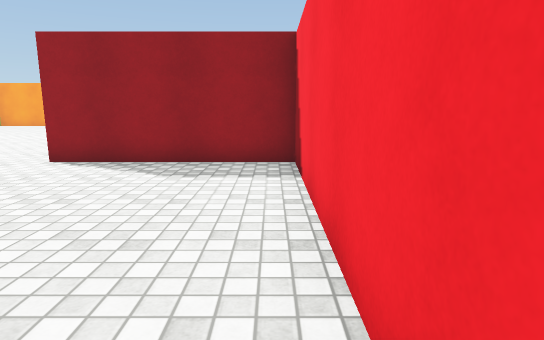
[1] (above)

21 first-person views from a walk through a Unity game level. The camera is 1.3 m above the floor, tilts 10° down and sees 75° across. The floor is counted in squares, 1 m on a side. Each view is taken from the middle of a square. On the plan, view 1 faces up. The plan holds only what a view shows up to about 15 squares ahead; the rest is blank. The place goes on beyond the plan. Surface patterns are stand-ins for the level's own textures.

[2]
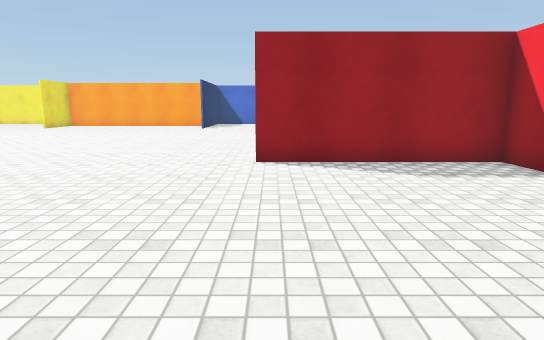

[3]
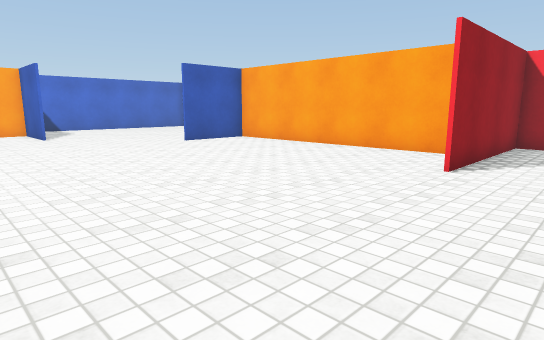

[4]
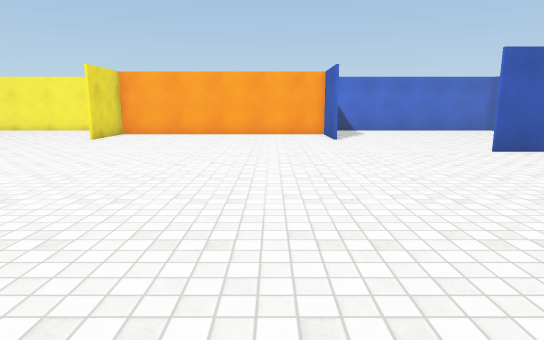

[5]
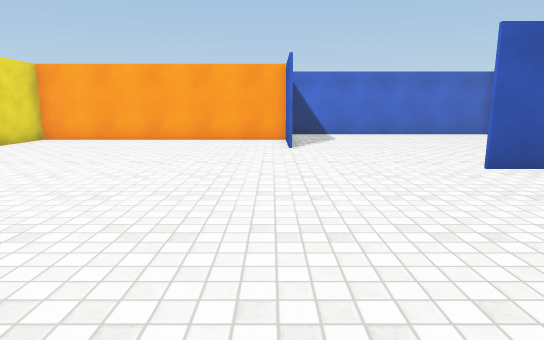

[6]
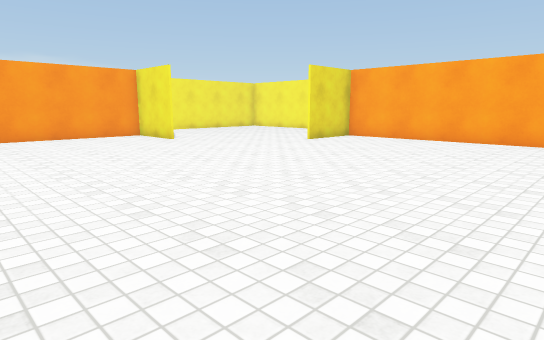

[7]
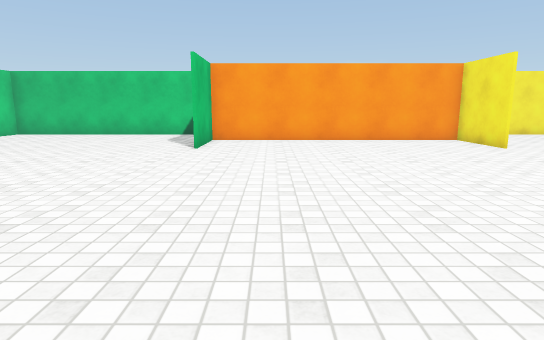

[8]
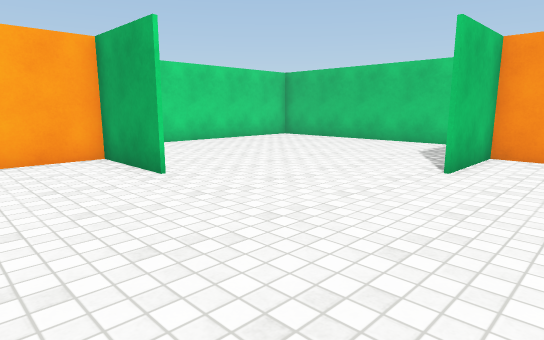

[9]
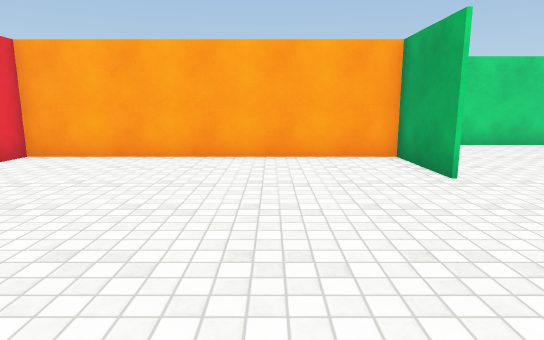

[10]
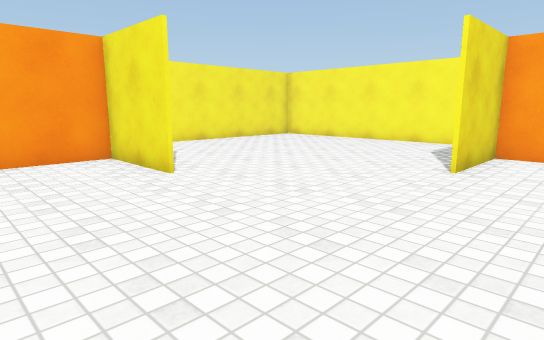

[11]
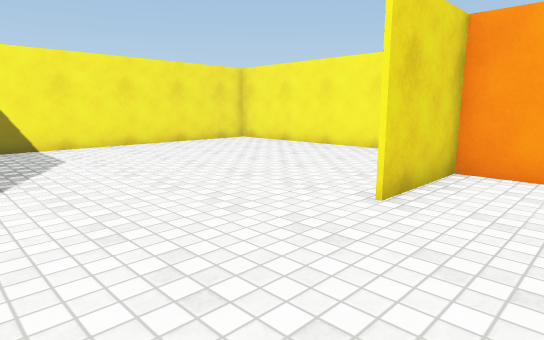

[12]
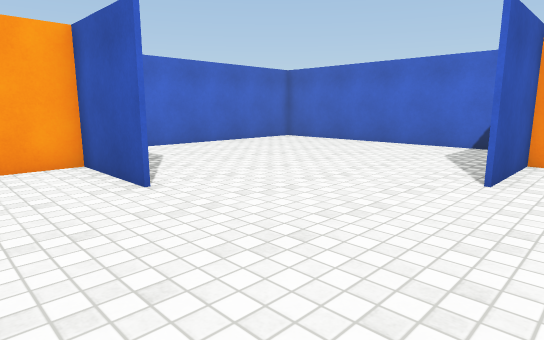

[13]
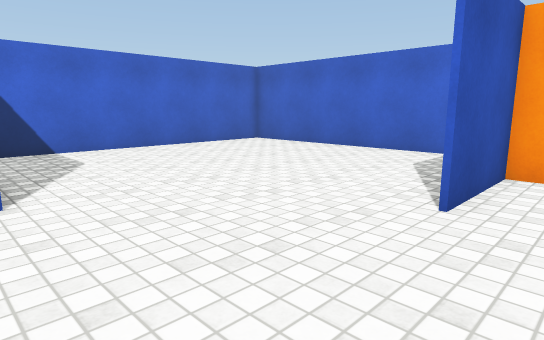

[14]
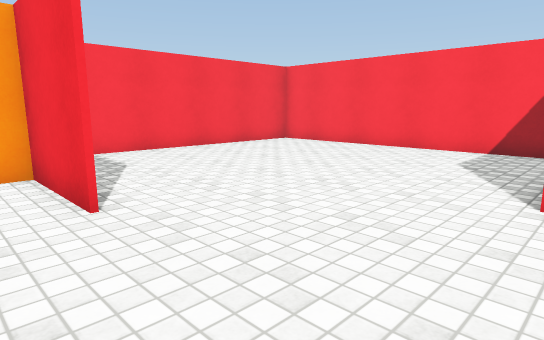

[15]
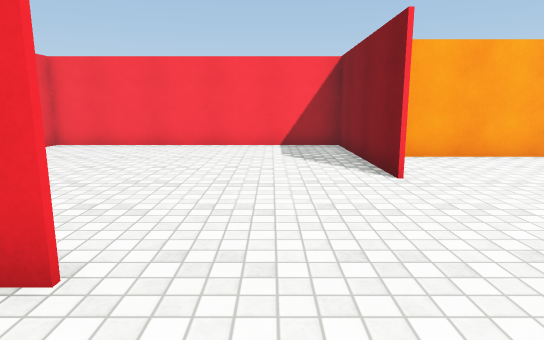

[16]
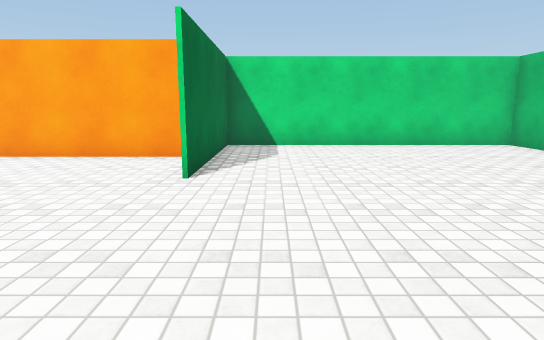

[17]
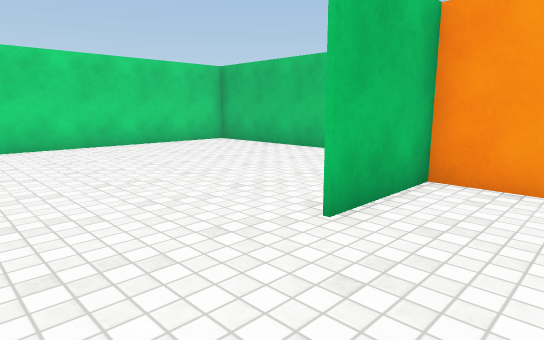

[18]
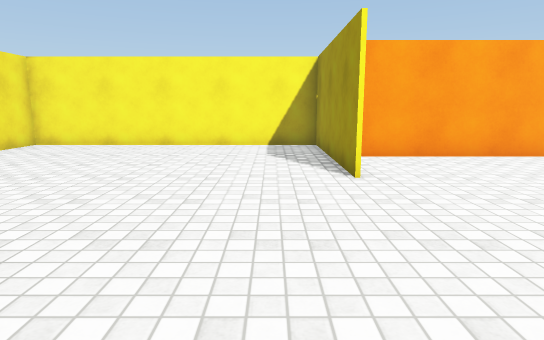

[19]
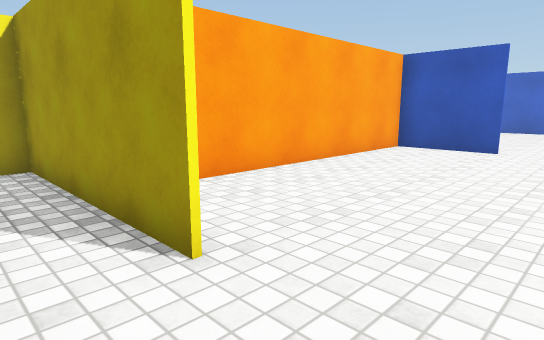

[20]
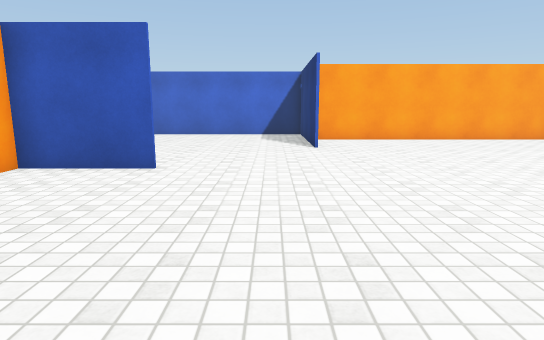

[21]
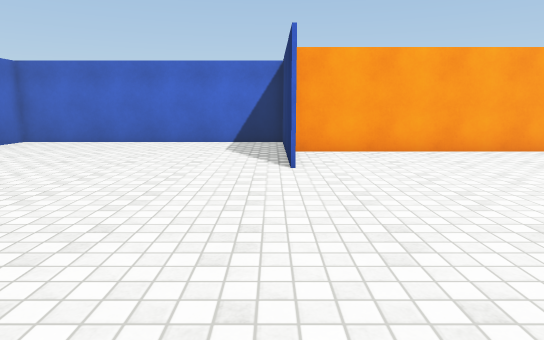

### Floor plan
Points are (right, up) in squares from view 1. A wall is a line through its corners. A room is listed if a view was taken in it or the views show most of it. See-through windows are left out.
Room 1 (views 1, 2, 3, 4, 5, 6, 7, 8, 9, 10, 11, 12, 13, 14, 15, 16, 17, 18, 19, 20, 21)
walls: (-9.4, 22.5) (-9.4, 25.5) (-19.3, 25.5) (-19.3, 22.5); (-5.5, 18.6) (0.6, 18.6) (0.6, 28.5) (-8.5, 28.5); (-19.4, 22.5) (-19.4, 28.5) (-29.3, 28.5) (-29.3, 19.5); (-5.5, 8.6) (-2.4, 8.6) (-2.4, 18.5) (-5.5, 18.5); (-23.4, 18.5) (-26.3, 18.5) (-26.3, 8.6) (-23.4, 8.6); (-9.3, 4.6) (-9.3, -1.4) (0.6, -1.4) (0.6, 8.5) (-5.5, 8.5); (-19.3, 4.6) (-19.3, 1.6) (-9.4, 1.6) (-9.4, 2.5); (-29.3, 6.5) (-29.3, -1.4) (-19.4, -1.4) (-19.4, 4.6)

Where each view was taken, in squares from view 1:
view 1: 0 up, 0 right, facing up
view 2: 0 up, 5 left, facing up
view 3: 6 up, 13 left, facing up-right
view 4: 8 up, 12 left, facing up
view 5: 11 up, 10 left, facing up
view 6: 11 up, 10 left, facing up-left
view 7: 11 up, 12 left, facing left
view 8: 11 up, 16 left, facing down-left
view 9: 11 up, 16 left, facing down
view 10: 15 up, 17 left, facing up-left
view 11: 18 up, 17 left, facing up-left
view 12: 17 up, 12 left, facing up-right
view 13: 17 up, 10 left, facing up-right
view 14: 10 up, 10 left, facing down-right
view 15: 11 up, 7 left, facing down
view 16: 11 up, 21 left, facing down
view 17: 11 up, 20 left, facing down-left
view 18: 16 up, 21 left, facing up
view 19: 20 up, 21 left, facing up-right
view 20: 20 up, 17 left, facing right
view 21: 19 up, 13 left, facing right
